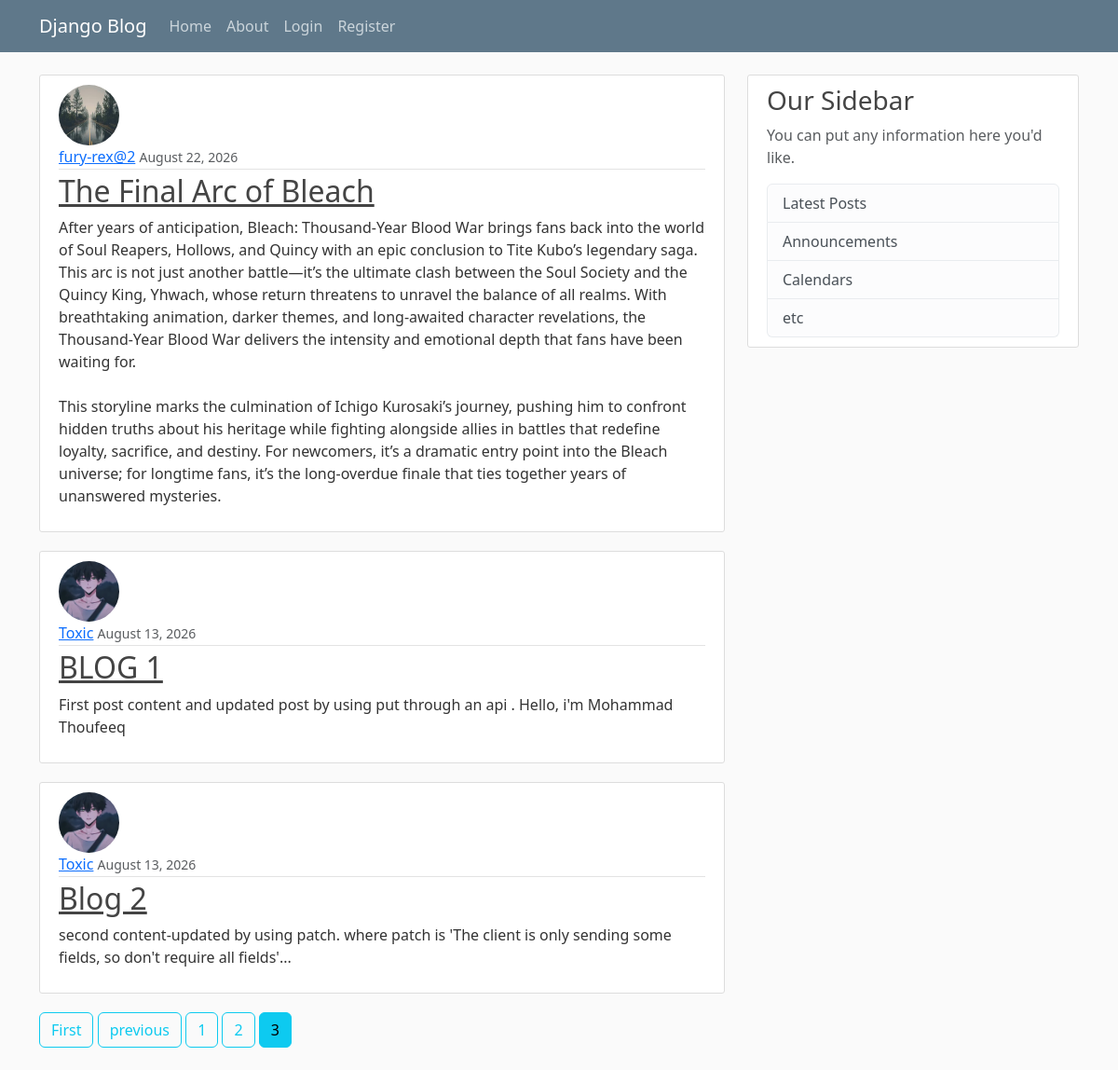
The app's page /?page=3, older data.
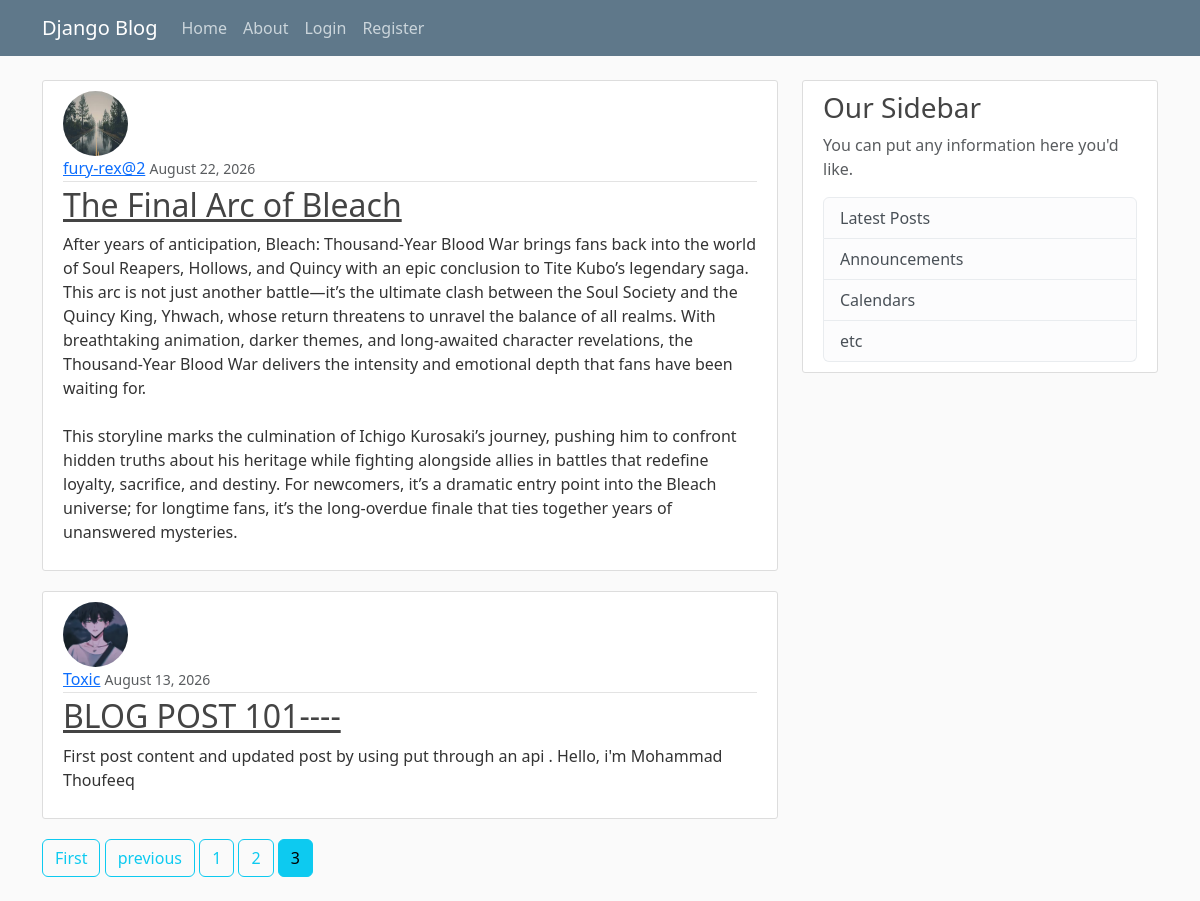
The same page, newer data.
### blog/models.py (models this page shows, shortened)
class post(models.Model):
    title=models.CharField(max_length=100)
    content=models.TextField()
    date_posted =models.DateField(default=timezone.now)
    author = models.ForeignKey(User, on_delete=models.CASCADE)#one to many relationship by using foreignkey

### users/models.py (models this page shows, shortened)
class Profile(models.Model):
    user=models.OneToOneField(User, on_delete=models.CASCADE)
    image=models.ImageField(default='default.jpg',upload_to='profile_pics')

### blog/views.py (the view)
# urls.py: path('', PostListView.as_view(), name='blog-home'),
class PostListView(ListView):
    model = post
    template_name='blog/home.html'  #<app>/<model>_<viewtype>.html
    context_object_name='posts'
    ordering=['-date_posted']# this will make the order of the posts from new to old.
    paginate_by= 5  # Pagination: Splits posts into multiple pages instead of showing all posts at once.Django automatically handles which page to display.

### blog/templates/blog/home.html (shortened to what this page needs)
{% extends "blog/base.html" %}
    {% block content %}
        {% for post in posts %}
            <article class="media content-section">
                <img class="rounded-circle , article-img" src="{{ post.author.profile.image.url }}">
            <div class="media-body">
                <div class="article-metadata">
                <a class="mr-2" href="#">{{ post.author }}</a>
                <small class="text-muted">{{ post.date_posted|date:"F d, Y" }}</small>
                </div>
                <h2><a class="article-title" href="{% url 'post-detail' post.id %}">{{ post.title }}</a></h2>
                <p class="article-content">{{ post.content }}</p>
            </div>
            </article>
        {% endfor %}
        {% if is_paginated %}
            {% if page_obj.has_previous %}
                <a class="btn btn-outline-info mb-4" href="?page=1">First</a>
                <a class="btn btn-outline-info mb-4" href="?page={{ page_obj.previous_page_number }}">previous</a>
            {% endif %}
            {% for num in page_obj.paginator.page_range %}
                {% if page_obj.number == num %}
                    <a class="btn btn-info mb-4" href="?page={{ num }}">{{  num }}</a>
                {% elif num > page_obj.number|add:'-3' and num < page_obj.number|add:'3' %}
                    <a class="btn btn-outline-info mb-4" href="?page={{ num }}">{{  num }}</a>
                {% endif %}
            {% endfor %}
        {% endif %}
    {% endblock content %}

### blog/templates/blog/base.html (shortened to what this page needs)
{% load static %}
<!DOCTYPE html>
<html lang="en">
<head>
    <link rel="stylesheet" href="https://cdn.jsdelivr.net/npm/bootstrap@5.3.0/dist/css/bootstrap.min.css">
    <link rel="stylesheet" type="text/css" href="{% static 'blog/main.css' %}">
</head>
<body>
    <header class="site-header">
        <nav class="navbar navbar-expand-md navbar-dark bg-steel fixed-top">
            <div class="container">
                <a class="navbar-brand mr-4" href="{% url 'blog-home' %}">Django Blog</a>
                <div class="collapse navbar-collapse" id="navbarToggle">
                    <div class="navbar-nav mr-auto">
                        <a class="nav-item nav-link" href="{% url 'blog-home' %}">Home</a>
                        <a class="nav-item nav-link" href="{% url 'blog-about' %}">About</a>
                    </div>
                    <div class="navbar-nav">
                    {% if user.is_authenticated %}
                        <a class="nav-item nav-link " href="{% url 'post-create' %}">New Post</a>
                        <a class="nav-item nav-link " href="{% url 'profile' %}">profile</a>
                        <form method="post" action="{% url 'logout' %}">
                            {% csrf_token %}
                           <button type="submit"
                                class=" nav-item nav-link "
                                style="background: none; border: none; padding: 0.5rem 1rem; margin: 0;">
                                Logout
                            </button>
                        </form>
                    {% else %}
                        <a class="nav-item nav-link" href="{% url 'login' %}">Login</a>
                        <a class="nav-item nav-link" href="{% url 'register' %}">Register</a>
                    {% endif %}
                    </div>
                </div>
            </div>
        </nav>
    </header>
    <main role="main" class="container">
        <div class="row">
            <div class="col-md-8">
                {% block content %}{% endblock %}
            </div>
            <div class="col-md-4">
                <div class="content-section">
                    <h3>Our Sidebar</h3>
                    <p class="text-muted">
                        You can put any information here you'd like.
                    </p>
                    <ul class="list-group">
                        <li class="list-group-item list-group-item-light">Latest Posts</li>
                        <li class="list-group-item list-group-item-light">Announcements</li>
                        <li class="list-group-item list-group-item-light">Calendars</li>
                        <li class="list-group-item list-group-item-light">etc</li>
                    </ul>
                </div>
            </div>
        </div>
    </main>
</body>
</html>

### blog/static/blog/main.css (style rules this page uses)
body { background: #fafafa; color: #333333; margin-top: 5rem; }
h1, h2, h3, h4, h5, h6 { color: #444444; }
ul { margin: 0; }
.bg-steel { background-color: #5f788a; }
.site-header .navbar-nav .nav-link { color: #cbd5db; }
.content-section { background: #ffffff; padding: 10px 20px; border: 1px solid #dddddd; border-radius: 3px; margin-bottom: 20px; }
.article-title { color: #444444; }
.article-content { white-space: pre-line; }
.article-img { height: 65px; width: 65px; margin-right: 16px; }
.article-metadata { padding-bottom: 1px; margin-bottom: 4px; border-bottom: 1px solid #e3e3e3 }

Row changes from the older to the newer data that the page shows:
removed post: author.profile.image (placeholder picture), author "Toxic", date_posted "August 13, 2026", title "Blog 2", content "second content-updated by using patch. where patch is 'The client is only sending some fields, so don't require all fields'..."
changed post "Toxic": title "BLOG 1" → "BLOG POST 101----"
